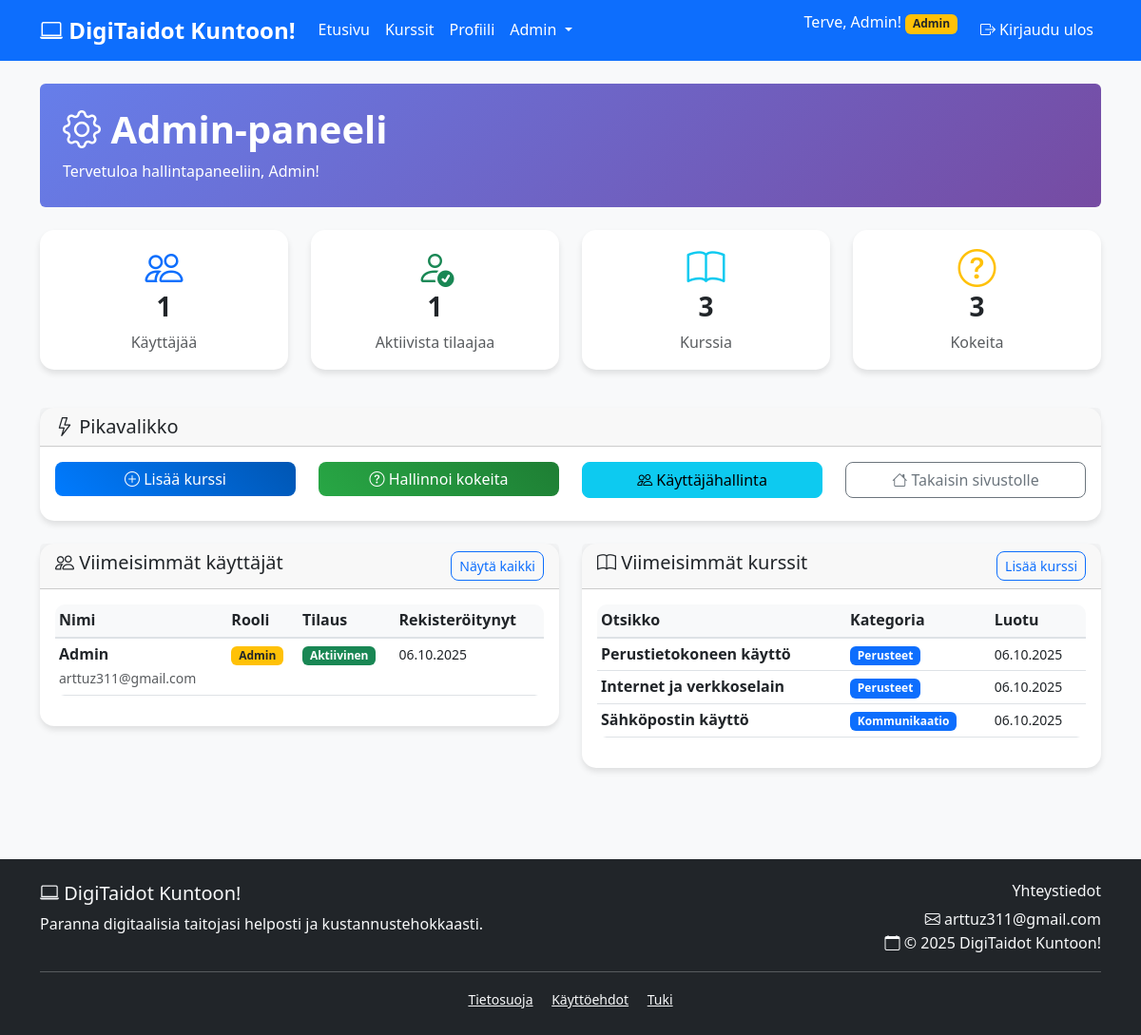
/admin/index.php (signed in), run on the app's committed database.
### tables this page shows
CREATE TABLE users (
  id INT AUTO_INCREMENT PRIMARY KEY,
  name VARCHAR(100) NOT NULL,
  email VARCHAR(150) UNIQUE NOT NULL,
  password VARCHAR(255) NOT NULL,
  role ENUM('ADMIN','USER') DEFAULT 'USER',
  subscription_active BOOLEAN DEFAULT FALSE,
  subscription_end DATE NULL,
  created_at TIMESTAMP DEFAULT CURRENT_TIMESTAMP
);

CREATE TABLE courses (
  id INT AUTO_INCREMENT PRIMARY KEY,
  title VARCHAR(255) NOT NULL,
  description TEXT,
  category VARCHAR(100),
  difficulty VARCHAR(50),
  age_group VARCHAR(50),
  created_at TIMESTAMP DEFAULT CURRENT_TIMESTAMP
);

### includes/auth.php (called while the page is built, shortened)
<?php
require_once 'db.php';
$auth = new Auth($pdo);
?>

### includes/functions.php (called while the page is built, shortened)
<?php
require_once 'auth.php';
class Functions {
    public function formatDate($date) {
        $timestamp = strtotime($date);
        return date('d.m.Y', $timestamp);
    }
}
$functions = new Functions($pdo, $auth);
?>

### admin/index.php (the view, shortened to what this page needs)
<?php
require_once '../includes/db.php';
require_once '../includes/auth.php';
require_once '../includes/functions.php';
$functions->requireAdmin();
$stats = [];
$stmt = $pdo->prepare("SELECT COUNT(*) as total_users FROM users");
$stmt->execute();
$stats['users'] = $stmt->fetch()['total_users'];
$stmt = $pdo->prepare("SELECT COUNT(*) as active_subscribers FROM users WHERE subscription_active = 1");
$stmt->execute();
$stats['subscribers'] = $stmt->fetch()['active_subscribers'];
$stmt = $pdo->prepare("SELECT COUNT(*) as total_courses FROM courses");
$stmt->execute();
$stats['courses'] = $stmt->fetch()['total_courses'];
$stmt = $pdo->prepare("SELECT COUNT(*) as total_quizzes FROM quizzes");
$stmt->execute();
$stats['quizzes'] = $stmt->fetch()['total_quizzes'];
$stmt = $pdo->prepare("SELECT name, email, role, subscription_active, created_at FROM users ORDER BY created_at DESC LIMIT 5");
$stmt->execute();
$recent_users = $stmt->fetchAll();
$stmt = $pdo->prepare("SELECT title, category, created_at FROM courses ORDER BY created_at DESC LIMIT 5");
$stmt->execute();
$recent_courses = $stmt->fetchAll();
include '../includes/header.php';
?>
<div class="container py-4">
    <div class="row mb-4">
        <div class="col-12">
            <div class="admin-header bg-primary text-white p-4 rounded">
                <h1 class="fw-bold mb-2">
                    <i class="bi bi-gear"></i> Admin-paneeli
                </h1>
                <p class="mb-0">Tervetuloa hallintapaneeliin, <?php echo htmlspecialchars($_SESSION['user_name']); ?>!</p>
            </div>
        </div>
    </div>
    <div class="row mb-4">
        <div class="col-md-3 mb-3">
            <div class="card text-center">
                <div class="card-body">
                    <i class="bi bi-people display-6 text-primary mb-2"></i>
                    <h3 class="fw-bold"><?php echo $stats['users']; ?></h3>
                    <p class="text-muted mb-0">Käyttäjää</p>
                </div>
            </div>
        </div>
        <div class="col-md-3 mb-3">
            <div class="card text-center">
                <div class="card-body">
                    <i class="bi bi-person-check display-6 text-success mb-2"></i>
                    <h3 class="fw-bold"><?php echo $stats['subscribers']; ?></h3>
                    <p class="text-muted mb-0">Aktiivista tilaajaa</p>
                </div>
            </div>
        </div>
        <div class="col-md-3 mb-3">
            <div class="card text-center">
                <div class="card-body">
                    <i class="bi bi-book display-6 text-info mb-2"></i>
                    <h3 class="fw-bold"><?php echo $stats['courses']; ?></h3>
                    <p class="text-muted mb-0">Kurssia</p>
                </div>
            </div>
        </div>
        <div class="col-md-3 mb-3">
            <div class="card text-center">
                <div class="card-body">
                    <i class="bi bi-question-circle display-6 text-warning mb-2"></i>
                    <h3 class="fw-bold"><?php echo $stats['quizzes']; ?></h3>
                    <p class="text-muted mb-0">Kokeita</p>
                </div>
            </div>
        </div>
    </div>
    <div class="row mb-4">
        <div class="col-12">
            <div class="card">
                <div class="card-header">
                    <h5 class="mb-0"><i class="bi bi-lightning"></i> Pikavalikko</h5>
                </div>
                <div class="card-body">
                    <div class="row">
                        <div class="col-md-3 mb-2">
                            <a href="add_course.php" class="btn btn-primary w-100">
                                <i class="bi bi-plus-circle"></i> Lisää kurssi
                            </a>
                        </div>
                        <div class="col-md-3 mb-2">
                            <a href="quizzes.php" class="btn btn-success w-100">
                                <i class="bi bi-question-circle"></i> Hallinnoi kokeita
                            </a>
                        </div>
                        <div class="col-md-3 mb-2">
                            <a href="users.php" class="btn btn-info w-100">
                                <i class="bi bi-people"></i> Käyttäjähallinta
                            </a>
                        </div>
                        <div class="col-md-3 mb-2">
                            <a href="../dashboard.php" class="btn btn-outline-secondary w-100">
                                <i class="bi bi-house"></i> Takaisin sivustolle
                            </a>
                        </div>
                    </div>
                </div>
            </div>
        </div>
    </div>
    <div class="row">
        <div class="col-lg-6 mb-4">
            <div class="card">
                <div class="card-header">
                    <h5 class="mb-0">
                        <i class="bi bi-people"></i> Viimeisimmät käyttäjät
                        <a href="users.php" class="btn btn-sm btn-outline-primary float-end">Näytä kaikki</a>
                    </h5>
                </div>
                <div class="card-body">
                    <?php if (empty($recent_users)): ?>
                        <p class="text-muted">Ei käyttäjiä vielä.</p>
                    <?php else: ?>
                        <div class="table-responsive">
                            <table class="table table-sm">
                                <thead>
                                    <tr>
                                        <th>Nimi</th>
                                        <th>Rooli</th>
                                        <th>Tilaus</th>
                                        <th>Rekisteröitynyt</th>
                                    </tr>
                                </thead>
                                <tbody>
                                    <?php foreach ($recent_users as $user): ?>
                                    <tr>
                                        <td>
                                            <strong><?php echo htmlspecialchars($user['name']); ?></strong><br>
                                            <small class="text-muted"><?php echo htmlspecialchars($user['email']); ?></small>
                                        </td>
                                        <td>
                                            <?php if ($user['role'] === 'ADMIN'): ?>
                                                <span class="badge bg-warning text-dark">Admin</span>
                                            <?php else: ?>
                                                <span class="badge bg-secondary">Käyttäjä</span>
                                            <?php endif; ?>
                                        </td>
                                        <td>
                                            <?php if ($user['subscription_active']): ?>
                                                <span class="badge bg-success">Aktiivinen</span>
                                            <?php else: ?>
                                                <span class="badge bg-secondary">Ei tilausta</span>
                                            <?php endif; ?>
                                        </td>
                                        <td>
                                            <small><?php echo $functions->formatDate($user['created_at']); ?></small>
                                        </td>
                                    </tr>
                                    <?php endforeach; ?>
                                </tbody>
                            </table>
                        </div>
                    <?php endif; ?>
                </div>
            </div>
        </div>
        <div class="col-lg-6 mb-4">
            <div class="card">
                <div class="card-header">
                    <h5 class="mb-0">
                        <i class="bi bi-book"></i> Viimeisimmät kurssit
                        <a href="add_course.php" class="btn btn-sm btn-outline-primary float-end">Lisää kurssi</a>
                    </h5>
                </div>
                <div class="card-body">
                    <?php if (empty($recent_courses)): ?>
                        <p class="text-muted">Ei kursseja vielä.</p>
                    <?php else: ?>
                        <div class="table-responsive">
                            <table class="table table-sm">
                                <thead>
                                    <tr>
                                        <th>Otsikko</th>
                                        <th>Kategoria</th>
                                        <th>Luotu</th>
                                    </tr>
                                </thead>
                                <tbody>
                                    <?php foreach ($recent_courses as $course): ?>
                                    <tr>
                                        <td>
                                            <strong><?php echo htmlspecialchars($course['title']); ?></strong>
                                        </td>
                                        <td>
                                            <span class="badge bg-primary"><?php echo htmlspecialchars($course['category']); ?></span>
                                        </td>
                                        <td>
                                            <small><?php echo $functions->formatDate($course['created_at']); ?></small>
                                        </td>
                                    </tr>
                                    <?php endforeach; ?>
                                </tbody>
                            </table>
                        </div>
                    <?php endif; ?>
                </div>
            </div>
        </div>
    </div>
</div>
<?php include '../includes/footer.php'; ?>

### css/style.css (style rules this page uses)
body { font-family: 'Segoe UI', Tahoma, Geneva, Verdana, sans-serif; line-height: 1.6; background-color: #f8f9fa; }
.card { border: none; border-radius: 15px; box-shadow: 0 4px 6px rgba(0, 0, 0, 0.1); transition: transform 0.3s ease, box-shadow 0.3s ease; }
.btn { border-radius: 8px; font-weight: 500; transition: all 0.3s ease; }
.btn-primary { background: linear-gradient(45deg, #007bff, #0056b3); border: none; }
.btn-success { background: linear-gradient(45deg, #28a745, #1e7e34); border: none; }
.admin-header { background: linear-gradient(135deg, #667eea 0%, #764ba2 100%); }
.table { border-radius: 10px; overflow: hidden; }
.table thead th { background-color: #f8f9fa; border-bottom: 2px solid #dee2e6; font-weight: 600; }

### data on the page
users: name "Admin", email "arttuz311@gmail.com", role "Admin", subscription_active "Aktiivinen", created_at "06.10.2025"
courses: title "Perustietokoneen käyttö", category "Perusteet", created_at "06.10.2025"
courses: title "Internet ja verkkoselain", category "Perusteet", created_at "06.10.2025"
courses: title "Sähköpostin käyttö", category "Kommunikaatio", created_at "06.10.2025"

### other printed values
$_SESSION['user_name'] "Admin"
$stats['users'] "1"
$stats['subscribers'] "1"
$stats['courses'] "3"
$stats['quizzes'] "3"
